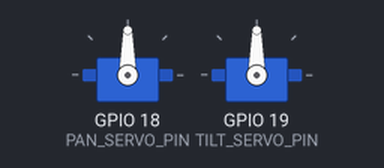
The sketch below on a simulated ESP32. On the bench: 2 × servo. What the sketch prints to the serial monitor is not drawn.

Above: at 0.05 s.
At 1.5 s:
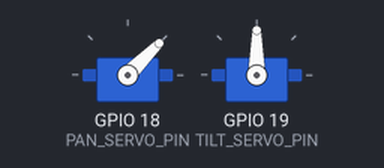
At 3.0 s:
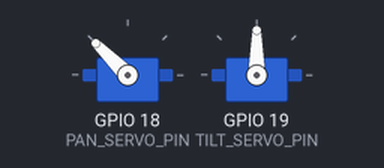
At 6.0 s:
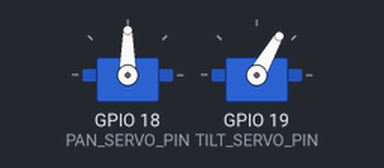
Timing chart, 0 to 9.1 s (numbered marks = the images above):
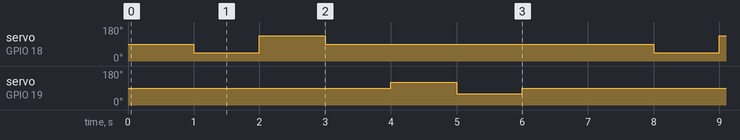

Measured:
- by itself, servo on GPIO 18 (PAN_SERVO_PIN): repeats every 7.0 s: 135° 1.0 s, 90° 5.0 s, 45° 1.0 s
- by itself, servo on GPIO 19 (TILT_SERVO_PIN): repeats every 7.0 s: 60° 1.0 s, 90° 5.0 s, 120° 1.0 s

The sketch:

example-code.ino
```cpp
#include <ESP32Servo.h>

// ---------------- Servo objects ----------------
Servo servoPan;
Servo servoTilt;

// ---------------- Servo pins ----------------
const int PAN_SERVO_PIN  = 18;
const int TILT_SERVO_PIN = 19;

// ---------------- Servo limits ----------------
const int PAN_MIN   = 0;
const int PAN_MAX   = 180;
const int TILT_MIN  = 30;
const int TILT_MAX  = 150;

// ---------------- Initial angles ----------------
int panAngle  = 90;
int tiltAngle = 90;

void setup() {
  Serial.begin(115200);

  // Set PWM frequency for servos
  servoPan.setPeriodHertz(50);
  servoTilt.setPeriodHertz(50);

  // Attach servos
  servoPan.attach(PAN_SERVO_PIN, 500, 2400);
  servoTilt.attach(TILT_SERVO_PIN, 500, 2400);

  // Move to center position
  servoPan.write(panAngle);
  servoTilt.write(tiltAngle);

  Serial.println("ESP32 Pan-Tilt Servo Control Ready");
}

void loop() {
  // Example test motion

  // Center
  servoPan.write(90);
  servoTilt.write(90);
  delay(1000);

  // Pan left
  servoPan.write(45);
  delay(1000);

  // Pan right
  servoPan.write(135);
  delay(1000);

  // Center pan
  servoPan.write(90);
  delay(1000);

  // Tilt up
  servoTilt.write(120);
  delay(1000);

  // Tilt down
  servoTilt.write(60);
  delay(1000);

  // Return center
  servoTilt.write(90);
  delay(1000);
}
```
